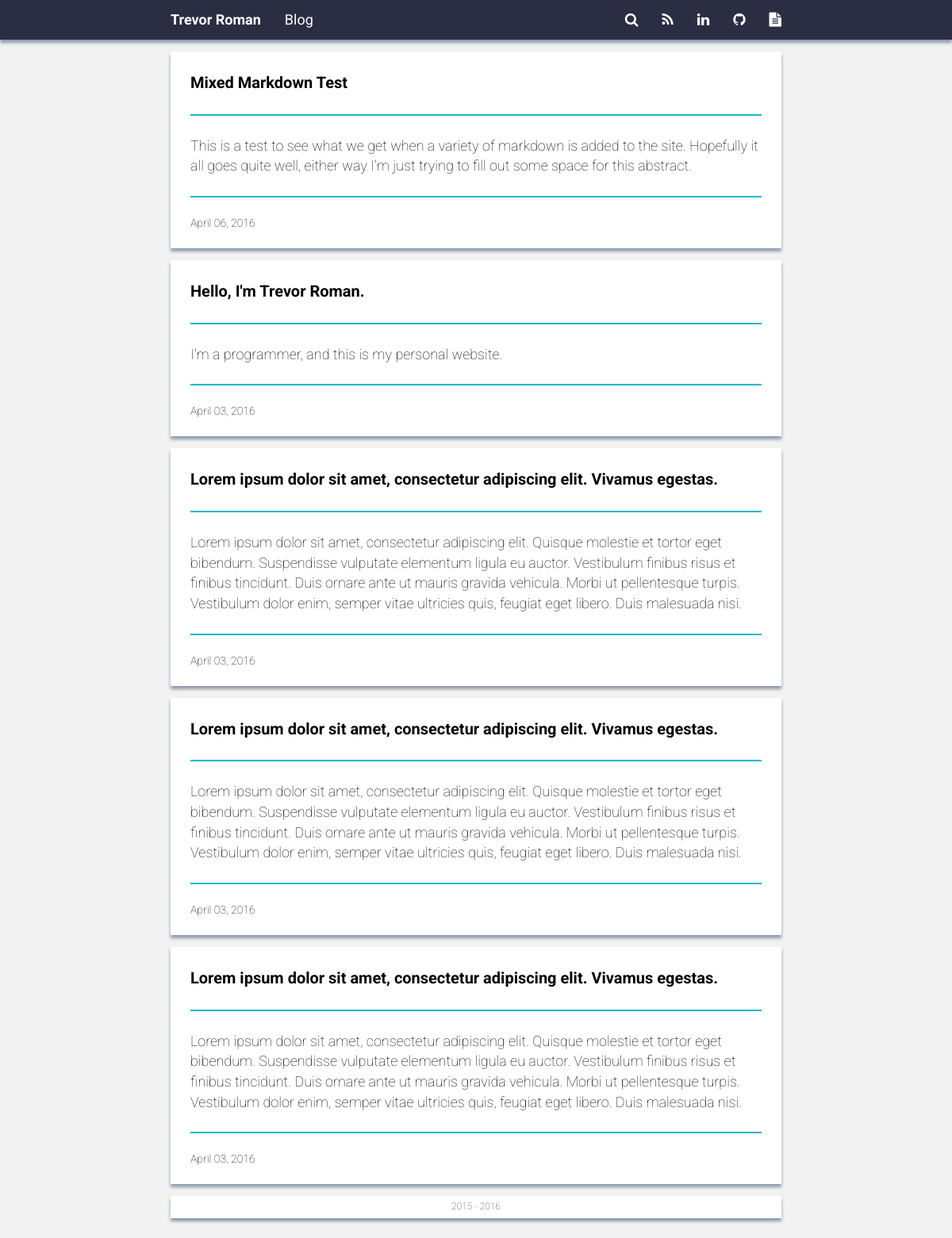
The app's page /blog, older data.
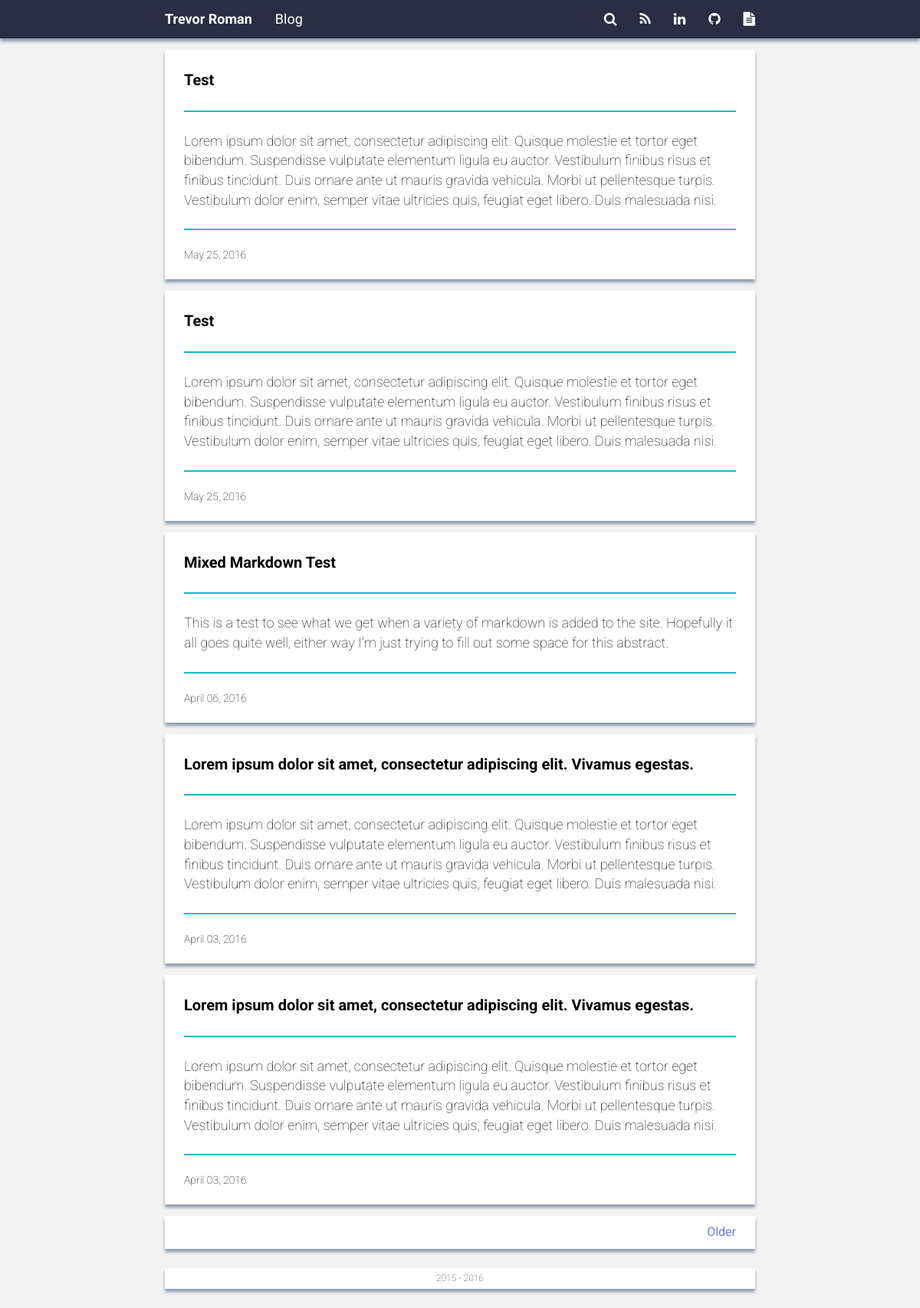
The same page, newer data.
### app/models.py (models this page shows, shortened)
class Post(db.Model):
    __tablename__ = 'post'
    id = db.Column(db.Integer, primary_key=True)
    title = db.Column(db.String(100))
    abstract = db.Column(db.String(1000))
    body = db.Column(db.Text)
    created = db.Column(db.DateTime)
    updated = db.Column(db.DateTime)
    repo_url = db.Column(db.String(200))
    user_id = db.Column(db.Integer, db.ForeignKey('user.id'))
    tags = relationship("Tag", secondary=post_tag_table, back_populates="posts")

### app/views/main.py (the view)
@app.route('/blog')
@app.route('/blog/<int:page_index>')
@app.route('/blog/post/<int:post_id>')
def blog(page_index=1, post_id=None):
    log.info("Received request for /blog")
    posts = None
    if post_id is not None and page_index is not None:
        posts = query_by_id(post_id, page_index)
    else:
        posts = query_for_posts(page_index)
    if posts is None:
        return abort(404)
    else:
        log.info("Rendering /blog/" + str(page_index))
        return render_template('post.html', page='blog', posts=posts, year=year)

### app/views/main.py (called while the page is built)
def query_for_posts(page_index=None):
    if page_index is not None:
        log.info("Querying for all posts on page %d" % page_index)
        results = models.Post.query \
            .filter(~models.Post.tags.any(models.Tag.name.in_(['home']))) \
            .order_by(models.Post.updated.desc()) \
            .paginate(page_index, configuration.POSTS_PER_PAGE, False)
        if query_successful(results.items):
            log.info("Query successful, returning %d results" % len(results.items))
            return results
        else:
            log.error("Query failed, returning None")
            return None
    if page_index is None:
        log.error("Page index was not initialized, could not paginate query.")
    log.error("Query failed, returning None")
    return None

def query_successful(results=None):
    if results is None:
        log.error("Database query failed critically")
        return False
    elif len(results) == 0:
        log.error("No results were returned")
        return False
    return True

### app/templates/post.html (shortened to what this page needs)
{% extends "base.html" %}
{% block content %}
    {% for post in posts.items %}
        <div id="post-{{ loop.index }}" class="post">
            <div id="post-title-{{ loop.index }}" class="post-title">
                {% if post.title %}
                    <a href="{{ url_for(page, post_id=post.id) }}"><p>{{ post.title }}</p></a>
                {% else %}
                    <p>Error: No Title</p>
                {% endif %}
            </div>
            <div id="post-abstract-{{ loop.index }}" class="post-abstract">
                {% if post.abstract %}
                    <p>{{ post.abstract }}</p>
                {% else %}
                    <p>Error: No Abstract</p>
                {% endif %}
            </div>
            <div id="post-info-{{ loop.index }}" class="post-info">
                <div id="post-date-{{ loop.index }}" class="post-date">
                    {% if post.updated %}
                        <span>{{ post.updated.strftime("%B %d, %Y") }}</span>
                    {% else %}
                        <p>Error: No Date</p>
                    {% endif %}
                </div>
            </div>
        </div>
    {% endfor %}
    {% if posts.has_prev or posts.has_next %}
        <div class="post-navigate">
            <div class="container-fluid">
                {% if posts.has_next %}
                    <a class="older-posts-button" href="{{ url_for(page, page_index=posts.next_num) }}">Older</a>
                {% endif %}
            </div>
        </div>
    {% endif %}
{% endblock %}

Row changes from the older to the newer data that the page shows:
no longer on this page (row unchanged): Post: title "Hello, I'm Trevor Roman.", abstract "I'm a programmer, and this is my personal website.", updated "April 03, 2016"
no longer on this page (row edited): Post: title "Lorem ipsum dolor sit amet, consectetur adipiscing elit. Vivamus egestas.", abstract "Lorem ipsum dolor sit amet, consectetur adipiscing elit. Quisque molestie et tortor eget bibendum. Suspendisse vulputate elementum ligula eu auctor. Vestibulum finibus risus et finibus tincidunt. Duis ornare ante ut mauris gravida vehicula. Morbi ut pellentesque turpis. Vestibulum dolor enim, semper vitae ultricies quis, feugiat eget libero. Duis malesuada nisi.", updated "April 03, 2016"
added Post: title "Test", abstract "Lorem ipsum dolor sit amet, consectetur adipiscing elit. Quisque molestie et tortor eget bibendum. Suspendisse vulputate elementum ligula eu auctor. Vestibulum finibus risus et finibus tincidunt. Duis ornare ante ut mauris gravida vehicula. Morbi ut pellentesque turpis. Vestibulum dolor enim, semper vitae ultricies quis, feugiat eget libero. Duis malesuada nisi.", updated "May 25, 2016"
added Post: title "Test", abstract "Lorem ipsum dolor sit amet, consectetur adipiscing elit. Quisque molestie et tortor eget bibendum. Suspendisse vulputate elementum ligula eu auctor. Vestibulum finibus risus et finibus tincidunt. Duis ornare ante ut mauris gravida vehicula. Morbi ut pellentesque turpis. Vestibulum dolor enim, semper vitae ultricies quis, feugiat eget libero. Duis malesuada nisi.", updated "May 25, 2016"
Text that changed along with them:
text now shown: "Older"
